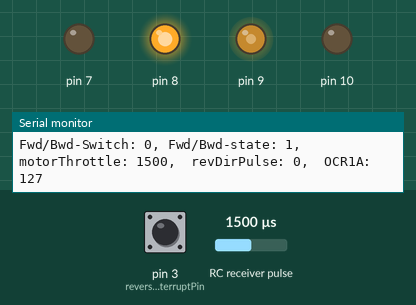
Recording of a sketch running on a simulated Arduino Uno, built with avr-gcc and run on an emulated ATmega328P. Shown: output pins drawn as LEDs (lit = HIGH), the last lines printed to the serial monitor. Wiring (inferred from the names in the program): RC receiver channel: data pin 2. The test bench sets the inputs (shaded band); at power-on: RC receiver pulse 1500 µs, pin 3 (reverseDirection_interruptPin) HIGH.

Above: at 1.2 s.
1.3 s: RC receiver pulse (sensor on pin 2) set to 1490 µs
4.3 s: RC receiver pulse (sensor on pin 2) set to 1020 µs
At 5.6 s:
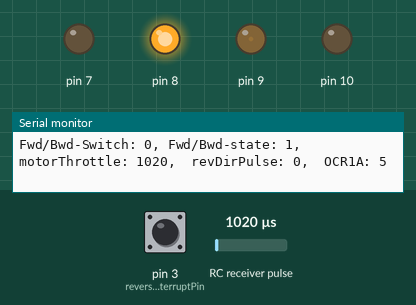
7.3 s: pin 3 (reverseDirection_interruptPin) pulled LOW for 0.15 s
At 8.5 s:
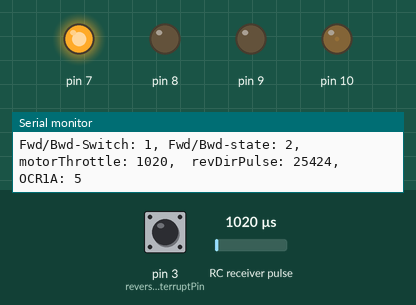
10.3 s: RC receiver pulse (sensor on pin 2) set to 1250 µs
At 12.72 s:
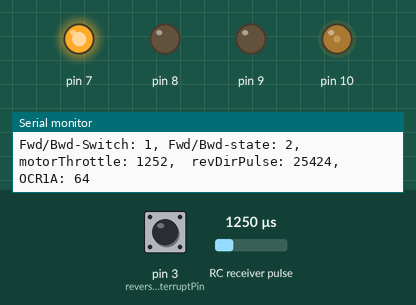
13.3 s: RC receiver pulse (sensor on pin 2) set to 1750 µs
At 14.7 s:
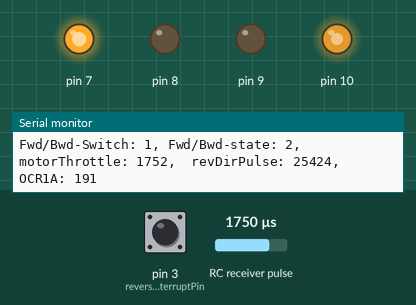
16.3 s: RC receiver pulse (sensor on pin 2) set to 1980 µs
Timing chart, 0 to 20.3 s (numbered marks = the images above; inputs shaded):
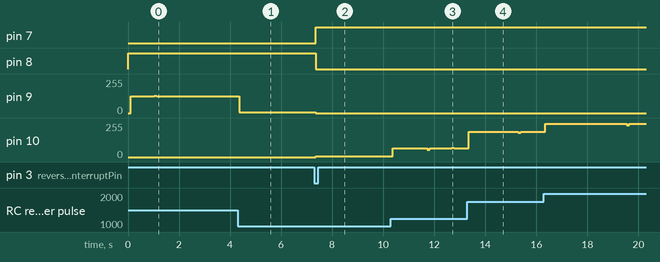

The sketch:

03_rcFanBoat_arduinoNano_Hbridge_newRC.ino
```cpp
// variables for reverseDirection PPM signal read-in
const byte reverseDirection_interruptPin = 3;
int revDirLastPosEdge_micros = 0;
int revDirPulseWidth_micros= 0;
int revDirThreshold = 1500;

// variables for motor throttle PPM signal read-in
const byte motorThrottle_interruptPin = 2;
int motorThrottleLastPosEdge_micros = 0;
int motorThrottlePulseWidth_micros= 0;
int ppmSig_bottomVal = 1000;
int ppmSig_topVal = 2000;
int ppmSig_min = 0;
int ppmSig_min_max = 0;
int directionState = 0; // 0=undefined, 1=fwd, 2=bwd
boolean directionBackwardRequest = false;

// signal for PWM generation
int sensorValue = 0; // test-signal from poti
int fanPWMSig_fromPPMSig = 0;

#define Lpositive_ON TCCR1A |= (1 << COM1B1)
#define Lpositive_OFF TCCR1A &= ~(1 << COM1B1)

#define Lnegative_ON TCCR1A |= (1 << COM1A1)
#define Lnegative_OFF TCCR1A &= ~(1 << COM1A1)

#define Hpositive_ON PORTB |= (1 << PORTB0)
#define Hpositive_OFF PORTB &= ~(1 << PORTB0)

#define Hnegative_ON PORTD |= (1 << PORTD7)
#define Hnegative_OFF PORTD &= ~(1 << PORTD7)

void setup() {
  Serial.begin(9600);
  pinMode(motorThrottle_interruptPin, INPUT_PULLUP);
  attachInterrupt(digitalPinToInterrupt(motorThrottle_interruptPin),motorThrottle_pinChangeDetected,CHANGE);

  pinMode(reverseDirection_interruptPin, INPUT_PULLUP);
  attachInterrupt(digitalPinToInterrupt(reverseDirection_interruptPin),reverseDirection_pinChangeDetected,CHANGE);

  // setup PWM
  TCCR1A = 0; // reset all registers
  DDRB = (1 << DDB2);     // PB2 is now an output for OC1B -> L+  (D10)
  DDRB |= (1 << DDB1);    // PB1 is now an output for OC1A -> L-  (D9)
  DDRB |= (1 << DDB0);    // PB0 is now an output -> H+  (D8)
  DDRD = (1 << DDD7);     // PD7 is now an output -> H-  (D7)

  // set up PWM outputs
  TCCR1A |= (1 << WGM10);  // set phase correct Mode (takes double the time for a PWM cycle)
  TCCR1B = (1 << CS10);    // set prescaler to 0 (32.25kHz) and start PWM
  OCR1A = 0x00;            // set PWM for 50% duty cycle
  OCR1B = 0x00;            // set PB2 PWM for 50% duty cycle

  // turn off powerstage completely in the beginning
  Hpositive_OFF;
  Hnegative_OFF;
  Lpositive_OFF;
  Lnegative_OFF;
}

void loop() {
  // condition to change 'directionBackwardRequest'
  if(revDirPulseWidth_micros < revDirThreshold){
    directionBackwardRequest=false;
  }
  else{
    directionBackwardRequest=true;
  }

  // switch to change motor throttle direction
  if( ((directionState==2) && (directionBackwardRequest==false)) || ((directionState==0)&&(directionBackwardRequest==false)) ){
    // switching to forward mode when switch goes from bwd to fwd
    // or during startup, when the state has not been set yet and the switch is set to fwd
    Hnegative_OFF;
    Lpositive_OFF;
    delay(1); // safety waiting time not to cause half-bridge short-circuits
    Hpositive_ON;
    Lnegative_ON;
    directionState = 1; // update state
  }
  else if( (directionState==1) && (directionBackwardRequest==true) || ((directionState==0)&&(directionBackwardRequest==true)) ){
    // switching to backward mode when switch goes from fwd to bwd
    // or during startup, when the state has not been set yet and the switch is set to bwd
    Hpositive_OFF;
    Lnegative_OFF;
    delay(1); // safety waiting time not to cause half-bridge short-circuits
    Hnegative_ON;
    Lpositive_ON;
    directionState = 2; // update state
  }

  // make sure the motorThrottlePulseSignal is clipped beyond  [ppmSig_bottomVal, ppmSig_topVal]
  ppmSig_min = max(motorThrottlePulseWidth_micros,ppmSig_bottomVal);
  ppmSig_min_max = min(ppmSig_min,ppmSig_topVal);
  // scale motorThrottlePulseSignal down to 0..255
  OCR1A = (int)((float)(ppmSig_min_max-ppmSig_bottomVal)*1.02f/4.0f); // divide by 2 such that [1000..1510] is mapped onto [0..255]
  OCR1B = OCR1A; // forward and backward have the same duty cycle (distinguished by forward-backward-bit)

  Serial.print("Fwd/Bwd-Switch: ");
  Serial.print(directionBackwardRequest,DEC);
  Serial.print(", Fwd/Bwd-state: ");
  Serial.print(directionState,DEC);
  Serial.print(",  motorThrottle: ");
  Serial.print(motorThrottlePulseWidth_micros,DEC);
  Serial.print(",  revDirPulse: ");
  Serial.print(revDirPulseWidth_micros,DEC);
  Serial.print(",  OCR1A: ");
  Serial.println(OCR1A,DEC);
}

void motorThrottle_pinChangeDetected(){
  if(digitalRead(motorThrottle_interruptPin)==LOW){
    motorThrottlePulseWidth_micros = micros() - motorThrottleLastPosEdge_micros;
  }
  else{
    motorThrottleLastPosEdge_micros = micros();
  }
}

void reverseDirection_pinChangeDetected(){
  if(digitalRead(reverseDirection_interruptPin)==LOW){
    revDirPulseWidth_micros = micros() - revDirLastPosEdge_micros;
  }
  else{
    revDirLastPosEdge_micros = micros();
  }
}
```

Measured:
- after the input at 7.3 s, pin 7: LOW → HIGH after 0.06 s; pin 8: HIGH → LOW after 0.06 s; pin 10: 0/255 → 5/255 after 0.06 s, then repeats every 1.0 s: 7/255 0.09 s, 5/255 0.95 s
- after the input at 13.3 s, pin 10: 64/255 → 191/255 after 0.05 s, → 183/255 1.9 s later, → 191/255 0.10 s later
